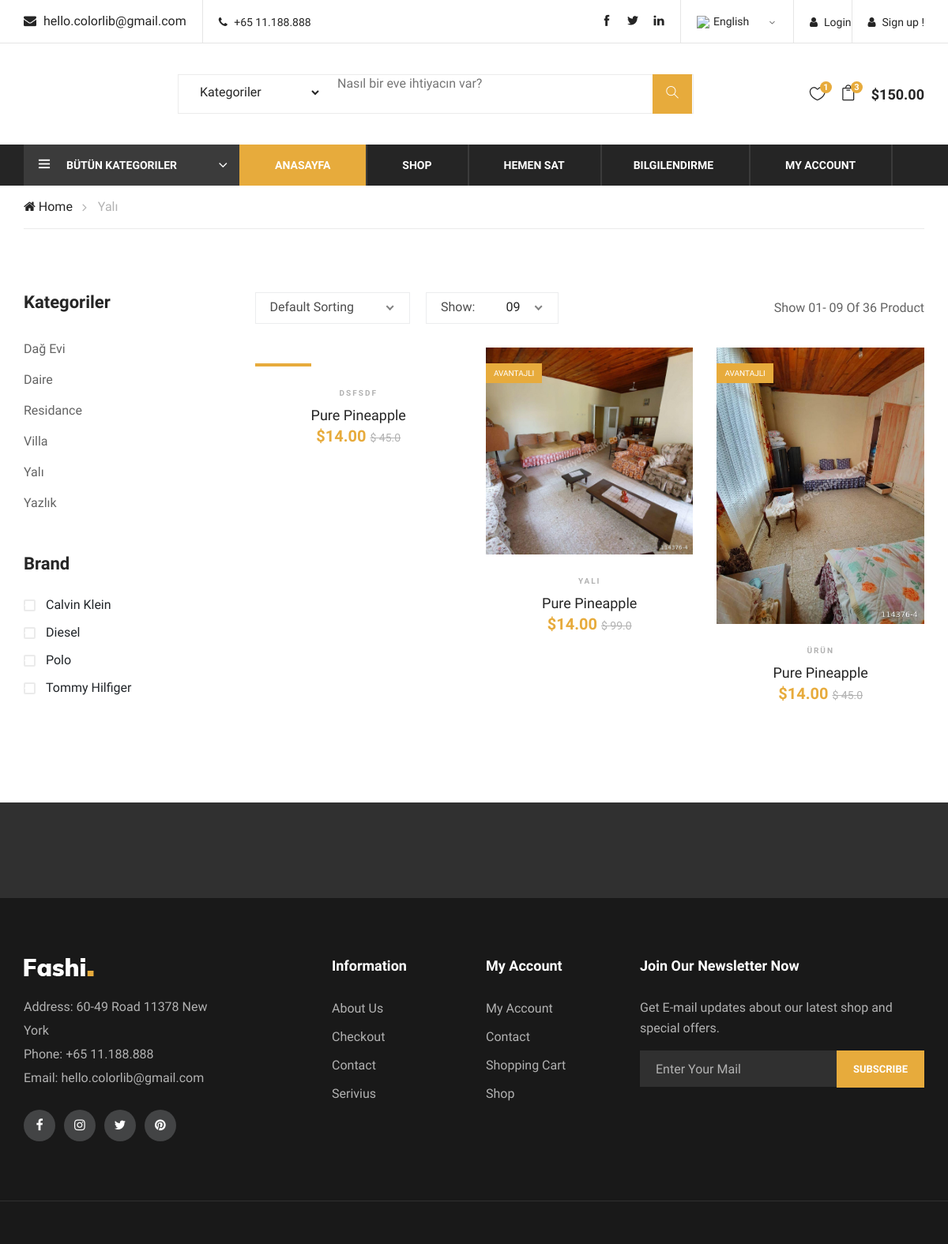
The app's page /category/6/yali/ with its own data.
### product/models.py (models this page shows, shortened)
class Category(MPTTModel):
    STATUS = (('True', 'Evet'), ('False', 'Hayır'))
    title = models.CharField(max_length=100)
    keywords = models.CharField(max_length=255)
    description = models.CharField(max_length=255)
    image = models.ImageField(blank=True, upload_to='images/')
    status = models.CharField(max_length=10, choices=STATUS)
    slug = models.SlugField(null= False, unique= True)
    parent = TreeForeignKey('self', blank=True, null=True, related_name='children', on_delete=models.CASCADE)
    created_at = models.DateTimeField(auto_now_add=True)
    updated_at = models.DateTimeField(auto_now_add=True)
    class MPTTMeta:
        order_insertion_by = ['title']
    def image_tag(self):
        return mark_safe('<img src="{}" height="50"/>'.format(self.image.url))
    image_tag.short_description = 'Image'

class Product(models.Model):
    STATUS = (('True', 'Evet'), ('False', 'Hayır'))
    category = models.ForeignKey(Category, on_delete=models.CASCADE)
    user = models.ForeignKey(User, on_delete=models.CASCADE)
    title = models.CharField(max_length=150)
    keywords = models.CharField(blank=True, max_length=255)
    description = models.CharField(blank=True, max_length=255)
    image = models.ImageField(blank=True, upload_to='images/')
    price = models.FloatField(blank=True)
    m2 = models.IntegerField(blank=True)
    room_number = models.IntegerField(blank=True)
    age_of_building = models.IntegerField(blank=True)
    city = models.CharField(blank= True, max_length=255)
    detail = RichTextUploadingField(blank=True)
    status = models.CharField(max_length=10, choices=STATUS)
    slug = models.SlugField(null= False, unique= True)
    created_at = models.DateTimeField(auto_now_add=True)
    updated_at = models.DateTimeField(auto_now_add=True)
    def image_tag(self):
        return mark_safe('<img src="{}" height="50"/>'.format(self.image.url))
    image_tag.short_description = 'Image'

### home/views.py (the view)
# urls.py: path('category/<int:id>/<slug:slug>/', views.category_products, name = 'category_products'),
def category_products(request, id, slug):
    category = Category.objects.all()
    categorydata = Category.objects.get(pk=id)
    products = Product.objects.filter(category_id=id)
    context = {'products': products, 'category': category, 'categorydata': categorydata}
    return render(request, 'products.html', context)

### home/templates/products.html (shortened to what this page needs)
{% extends "homebase.html" %}
{% block body  %}
    <div class="breacrumb-section">
        <div class="container">
            <div class="row">
                <div class="col-lg-12">
                    <div class="breadcrumb-text">
                        <a href="#"><i class="fa fa-home"></i> Home</a>
                        <span>{{ categorydata.title }}</span>
                    </div>
                </div>
            </div>
        </div>
    </div>
    <section class="product-shop spad">
        <div class="container">
            <div class="row">
                <div class="col-lg-3 col-md-6 col-sm-8 order-2 order-lg-1 produts-sidebar-filter">
                    <div class="filter-widget">
                        <h4 class="fw-title">Kategoriler</h4>
                        <ul class="filter-catagories">
                            {% for rs in category %}
                            <li><a href="/category/{{ rs.id }}/{{ rs.slug }}">{{ rs.title }}</a></li>
                            {% endfor %}
                        </ul>
                    </div>
                    <div class="filter-widget">
                        <h4 class="fw-title">Brand</h4>
                        <div class="fw-brand-check">
                            <div class="bc-item">
                                <label for="bc-calvin">
                                    Calvin Klein
                                    <span class="checkmark"></span>
                                </label>
                            </div>
                            <div class="bc-item">
                                <label for="bc-diesel">
                                    Diesel
                                    <span class="checkmark"></span>
                                </label>
                            </div>
                            <div class="bc-item">
                                <label for="bc-polo">
                                    Polo
                                    <span class="checkmark"></span>
                                </label>
                            </div>
                            <div class="bc-item">
                                <label for="bc-tommy">
                                    Tommy Hilfiger
                                    <span class="checkmark"></span>
                                </label>
                            </div>
                        </div>
                    </div>
                </div>
                <div class="col-lg-9 order-1 order-lg-2">
                    <div class="product-show-option">
                        <div class="row">
                            <div class="col-lg-7 col-md-7">
                                <div class="select-option">
                                </div>
                            </div>
                            <div class="col-lg-5 col-md-5 text-right">
                                <p>Show 01- 09 Of 36 Product</p>
                            </div>
                        </div>
                    </div>
                    <div class="product-list">
                        <div class="row">
                            {% for rs in products %}
                            <div class="col-lg-4 col-sm-6">
                                <div class="product-item">
                                    <div class="pi-pic">
                                        <img src="{{ rs.image.url }}" alt="">
                                        <div class="sale pp-sale">Avantajlı</div>
                                    </div>
                                    <div class="pi-text">
                                        <div class="catagory-name">{{ rs.title }}</div>
                                        <a href="#">
                                            <h5>Pure Pineapple</h5>
                                        </a>
                                        <div class="product-price">
                                            $14.00
                                            <span>$ {{ rs.price }}</span>
                                        </div>
                                    </div>
                                </div>
                            </div>
                            {% endfor %}
                        </div>
                    </div>
                </div>
            </div>
        </div>
    </section>
    <div class="partner-logo">
        <div class="container">
            <div class="logo-carousel owl-carousel">
            </div>
        </div>
    </div>
{% endblock %}

### home/static/css/style.css (style rules this page uses)
html, body { height: 100%; font-family: "Muli", sans-serif; -webkit-font-smoothing: antialiased; font-smoothing: antialiased; }
h1, h2, h3, h4, h5, h6 { margin: 0; color: #111111; font-weight: 400; font-family: "Muli", sans-serif; }
h4 { font-size: 24px; }
h5 { font-size: 18px; }
p { font-size: 16px; font-family: "Muli", sans-serif; color: #636363; font-weight: 400; line-height: 26px; margin: 0 0 15px 0; }
img { max-width: 100%; }
ul, ol { padding: 0; margin: 0; }
.spad { padding-top: 100px; padding-bottom: 100px; }
.product-item { margin-bottom: 26px; }
.product-item .pi-pic { overflow: hidden; position: relative; }
.product-item .pi-pic img { min-width: 100%; }
.product-item .pi-pic .sale { color: #ffffff; font-size: 10px; background: #76BC42; position: absolute; left: 0; top: 20px; padding: 5px 10px; text-transform: uppercase; }
.product-item .pi-pic .sale.pp-sale { background: #e7ab3c; }
.product-item .pi-text { text-align: center; padding-top: 26px; }
.product-item .pi-text .catagory-name { font-size: 10px; color: #b2b2b2; font-weight: 700; letter-spacing: 2px; text-transform: uppercase; margin-bottom: 10px; }
.product-item .pi-text a { display: block; }
.product-item .pi-text a h5 { color: #252525; }
.product-item .pi-text .product-price { color: #e7ab3c; font-size: 20px; font-weight: 700; }
.product-item .pi-text .product-price span { font-size: 14px; font-weight: 400; color: #b2b2b2; text-decoration: line-through; }
.partner-logo { background: #303030; padding: 38px 0; }
.breadcrumb-text { border-bottom: 1px solid #ebebeb; padding: 15px 0; }
.breadcrumb-text a { display: inline-block; font-size: 16px; color: #252525; margin-right: 28px; position: relative; }
.breadcrumb-text a:after { position: absolute; right: -18px; top: 0px; content: ""; font-family: "FontAwesome"; font-size: 16px; color: #b2b2b2; }
.breadcrumb-text span { display: inline-block; color: #b2b2b2; }
.product-shop { padding-top: 80px; padding-bottom: 80px; }
.filter-widget { margin-bottom: 45px; }
.filter-widget .fw-title { color: #252525; font-size: 22px; font-weight: 700; margin-bottom: 26px; }
.filter-widget .filter-catagories li { list-style: none; }
.filter-widget .filter-catagories li a { display: inline-block; color: #636363; font-size: 16px; line-height: 39px; }
.filter-widget .fw-brand-check .bc-item { margin-bottom: 3px; }
.filter-widget .fw-brand-check .bc-item label { position: relative; cursor: pointer; padding-left: 28px; }
.filter-widget .fw-brand-check .bc-item label .checkmark { position: absolute; left: 0; top: 5px; height: 15px; width: 15px; border: 2px solid #ebebeb; border-radius: 2px; }
.filter-widget .fw-brand-check .bc-item label .checkmark:after { left: 0; top: 0; width: 10px; height: 8px; border: solid white; border-width: 3px 3px 0px 0px; -webkit-transform: rotate(127deg); -ms-transform: rotate(127deg); transform: rotate(127deg); }
.checkmark:after { position: absolute; content: ""; }
.product-show-option { margin-bottom: 30px; }
.product-show-option .select-option { display: -webkit-box; display: -ms-flexbox; display: flex; }
.product-show-option p { margin-bottom: 0; color: #636363; line-height: 39px; }
@media only screen and (min-width: 1200px) { .container { max-width: 1170px; } }

### records on screen
Category: title "Yalı"
Category: title "Dağ Evi"
Category: title "Daire"
Category: title "Residance"
Category: title "Villa"
Category: title "Yazlık"
Product: title "DSFSDF", price "45.0"
Product: image (picture), title "YALI", price "99.0"
Product: image (picture), title "ÜRÜN", price "45.0"
